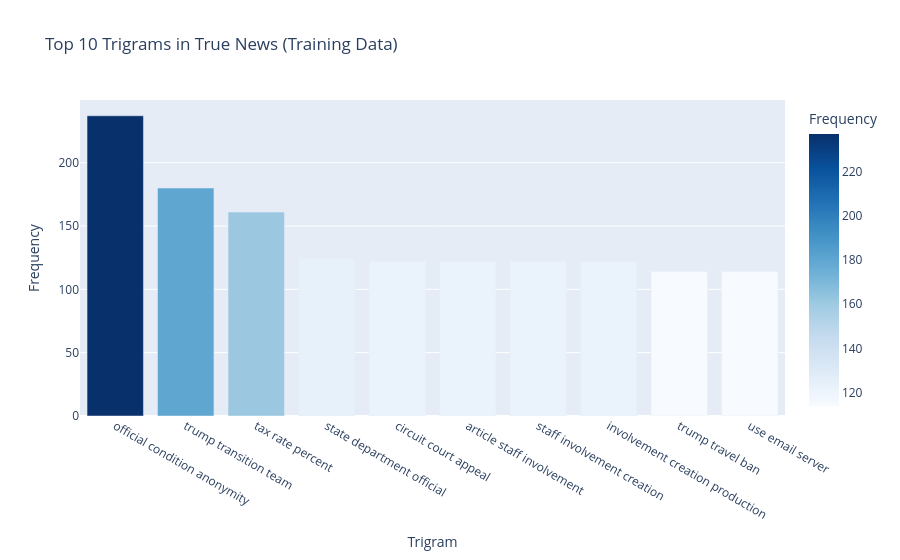

Here is the notebook cell this chart was saved with:
### Markdown cell above
##### 4.3.5 Display the top 10 trigrams by frequency in true news and plot them as a bar graph  <font color = red>[2.5 marks]</font> <br>

### Code cell
# Print the top 10 trigrams by frequency in true news and plot the same using a bar graph
true_trigrams = get_top_ngrams(true_news_train, n=3, top=10)
print("Top 10 Trigrams in True News:")
print(true_trigrams)

fig = px.bar(true_trigrams, x='ngram', y='frequency', 
             title='Top 10 Trigrams in True News (Training Data)',
             labels={'ngram': 'Trigram', 'frequency': 'Frequency'},
             color='frequency', color_continuous_scale='blues')
fig.show()

### Figure 1 — Plotly figure (JSON) as saved in the notebook; plotly's stock layout.template omitted (floating-point values rounded to 4 significant figures)
{"data": [{"hovertemplate": "Trigram=%{x}<br>Frequency=%{marker.color}<extra></extra>", "legendgroup": "", "marker": {"color": [237, 180, 161, 124, 122, 122, 122, 122, 114, 114], "coloraxis": "coloraxis", "pattern": {"shape": ""}}, "name": "", "orientation": "v", "showlegend": false, "textposition": "auto", "type": "bar", "x": ["official condition anonymity", "trump transition team", "tax rate percent", "state department official", "circuit court appeal", "article staff involvement", "staff involvement creation", "involvement creation production", "trump travel ban", "use email server"], "xaxis": "x", "y": [237, 180, 161, 124, 122, 122, 122, 122, 114, 114], "yaxis": "y"}], "layout": {"barmode": "relative", "coloraxis": {"autocolorscale": false, "colorbar": {"title": {"text": "Frequency"}}, "colorscale": [[0, "rgb(247,251,255)"], [0.125, "rgb(222,235,247)"], [0.25, "rgb(198,219,239)"], [0.375, "rgb(158,202,225)"], [0.5, "rgb(107,174,214)"], [0.625, "rgb(66,146,198)"], [0.75, "rgb(33,113,181)"], [0.875, "rgb(8,81,156)"], [1, "rgb(8,48,107)"]]}, "legend": {"tracegroupgap": 0}, "title": {"text": "Top 10 Trigrams in True News (Training Data)"}, "xaxis": {"anchor": "y", "domain": [0, 1], "title": {"text": "Trigram"}}, "yaxis": {"anchor": "x", "domain": [0, 1], "title": {"text": "Frequency"}}}}
